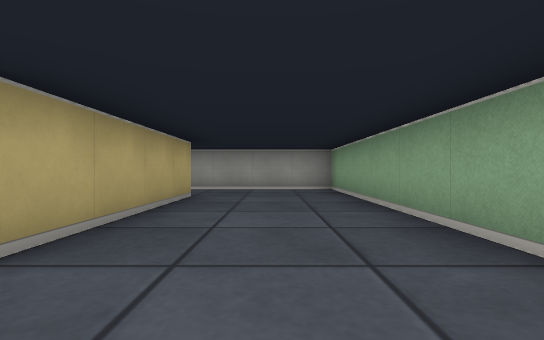
View 1 (above)

24 first-person views from a walk through a cub3D ray-caster map. The camera is about half as high as the walls, looks level and sees 85° across. The floor is counted in squares. Each view is taken from the middle of a square. On the plan, view 1 faces up. The plan holds only what a view shows up to about 9 squares ahead; the rest is blank.

View 2
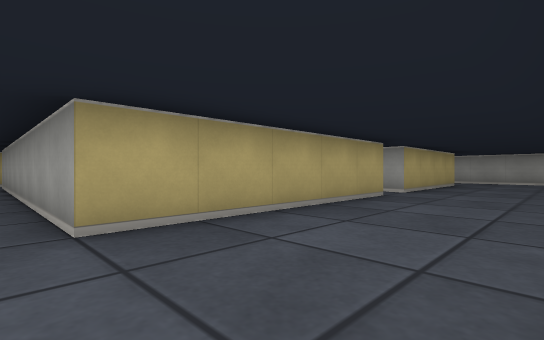

View 3
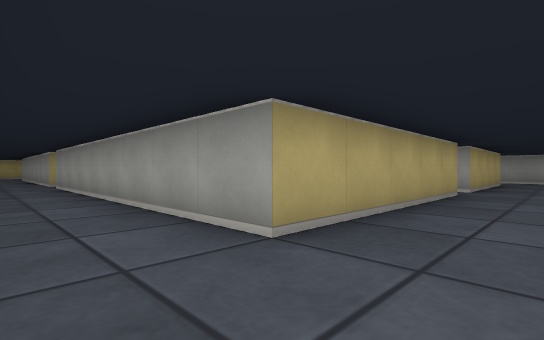

View 4
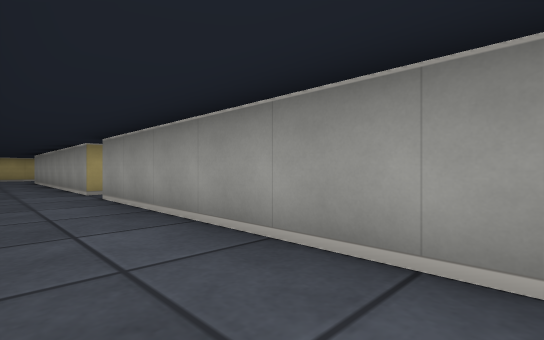

View 5
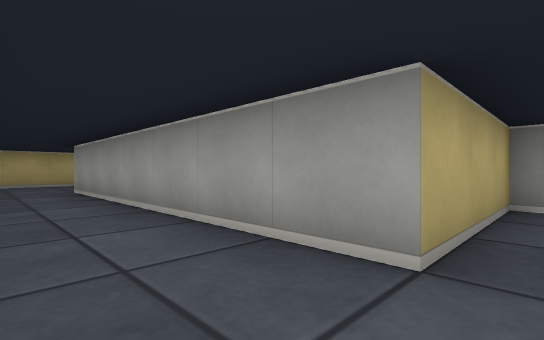

View 6
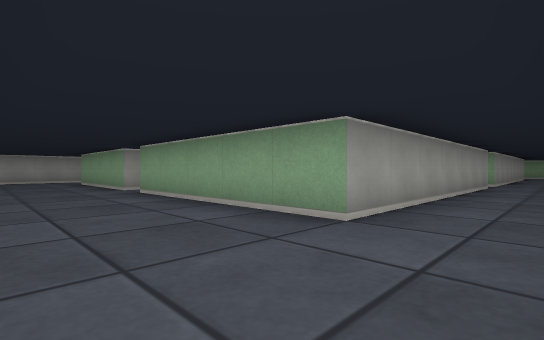

View 7
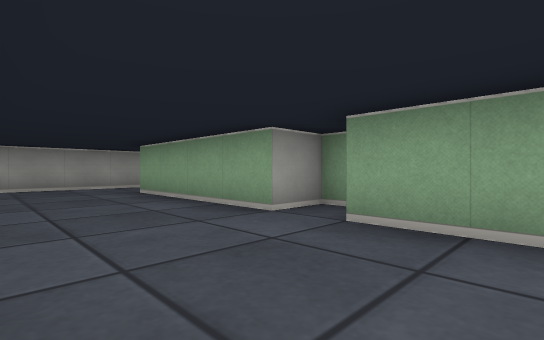

View 8
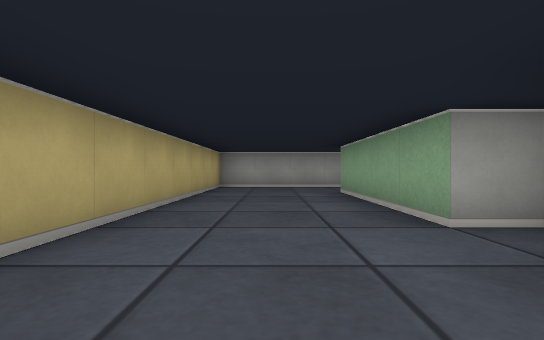

View 9
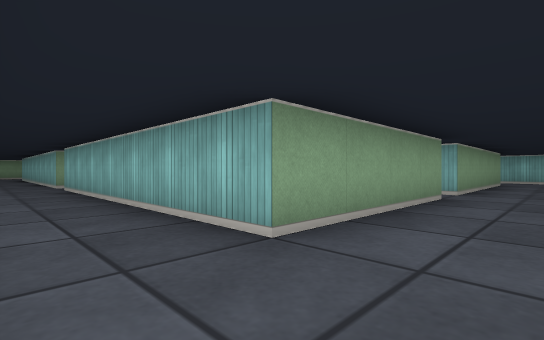

View 10
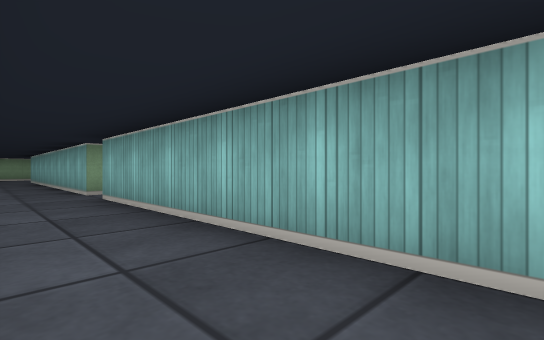

View 11
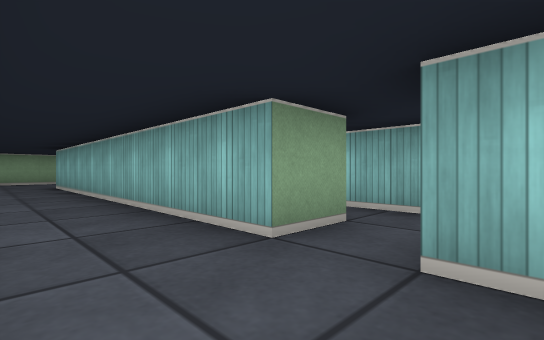

View 12
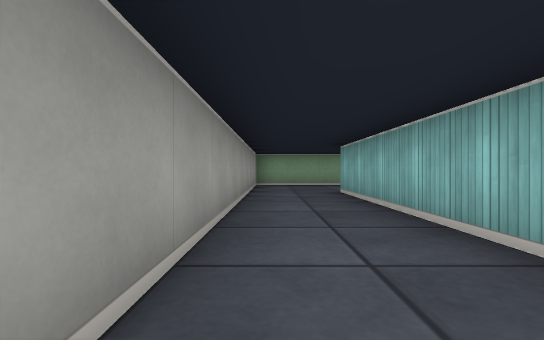

View 13
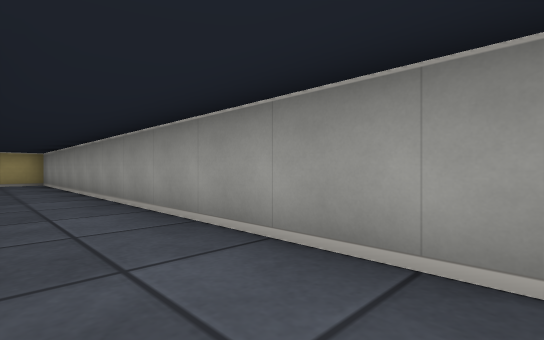

View 14
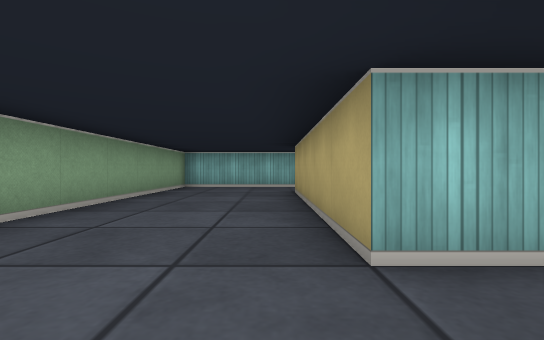

View 15
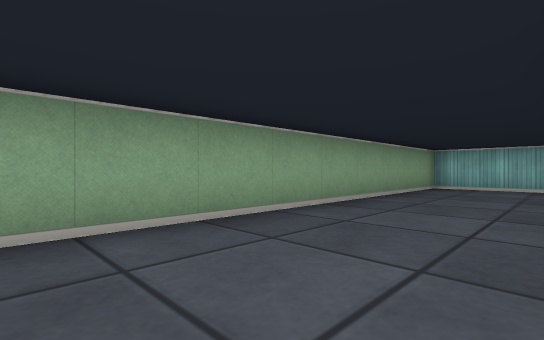

View 16
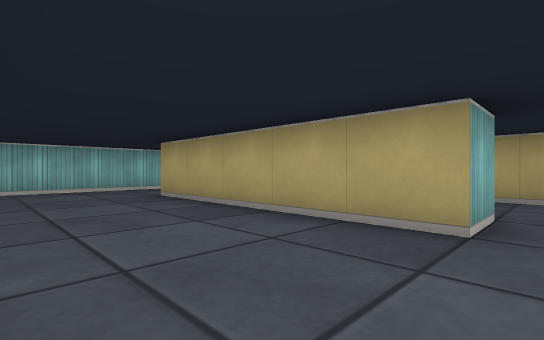

View 17
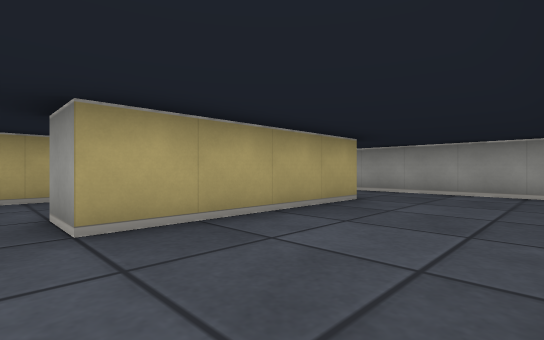

View 18
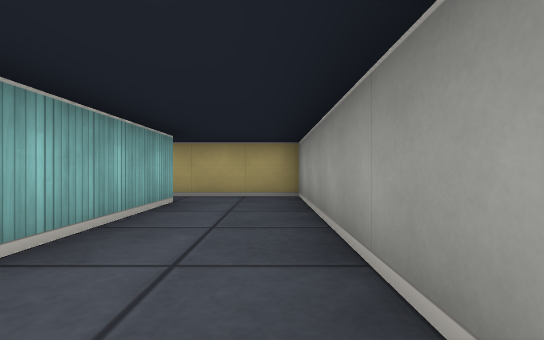

View 19
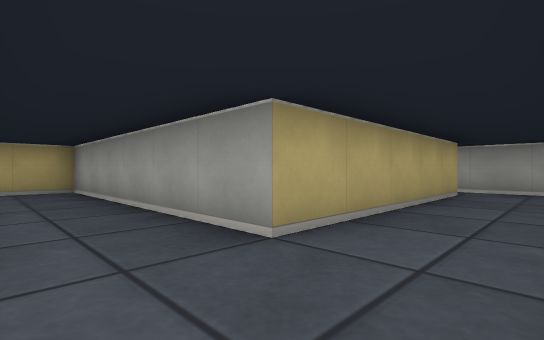

View 20
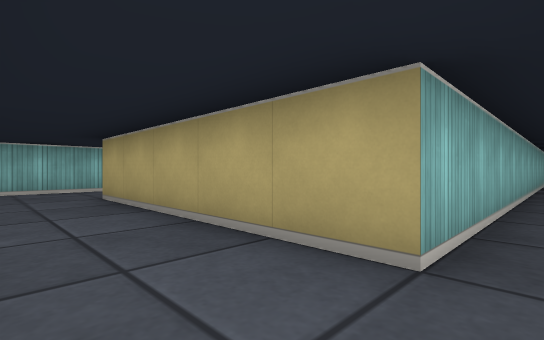

View 21
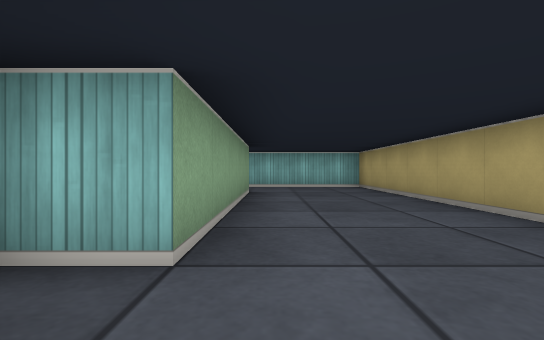

View 22
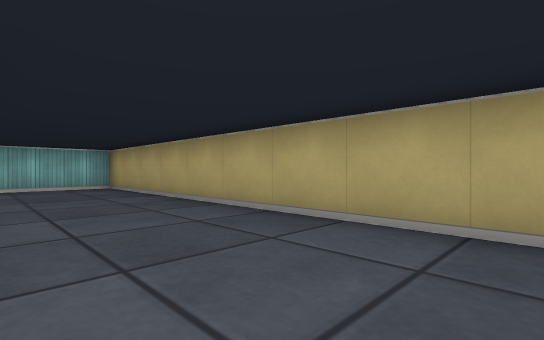

View 23
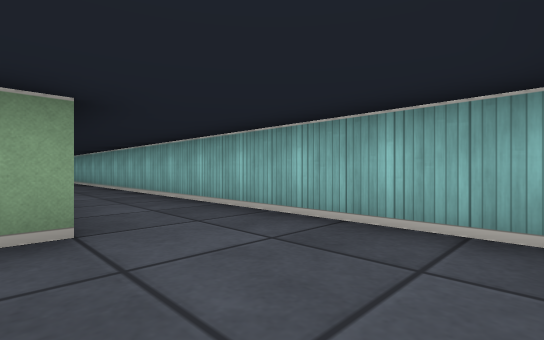

View 24
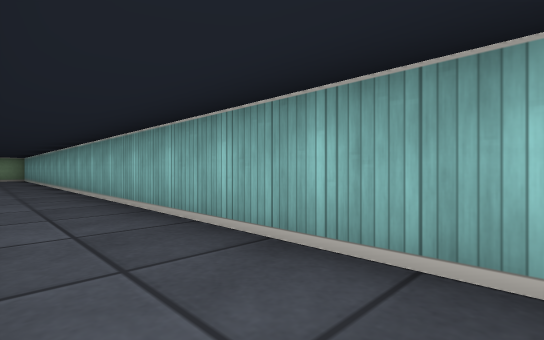

### Floor plan
Points are (right, up) in squares from view 1. A wall is a line through its corners. A room is listed if a view was taken in it or the views show most of it. See-through windows are left out.
Room 1 (views 1, 2, 3, 4, 5, 6, 7, 8, 9, 10, 11, 12, 13, 14, 15, 16, 17, 21, 22, 23, 24)
walls: (-9.5, 4.4) (-9.5, 5.5) (-1.5, 5.5) (-1.5, 1.5) (-2.5, 1.5); (-9, 7.5) (-20.5, 7.5) (-20.5, -6.5) (1.5, -6.5) (1.5, 7.5) (-7.5, 7.5); (-16.5, 1) (-16.5, 1.5) (-17.5, 1.5) (-17.5, 5.5) (-10.5, 5.5); (-10.5, -3.5) (-10.5, -4.5) (-17.5, -4.5) (-17.5, 0.5) (-16.6, 0.5); (-2.5, 0.5) (-1.5, 0.5) (-1.5, -4.5) (-9.5, -4.5)
ways out: opening at (-10, -4) to room 2; opening at (-10, 5) to room 3; opening at (-2, 1) to room 4
Room 2 (views 18, 19)
walls: (-5.1, -3.5) (-3.2, -3.5); (-4.5, 0.5) (-4.5, -1.5) (-10.5, -1.5) (-10.5, -3.5); (-9.5, -3.5) (-6.6, -3.5)
ways out: opening at (-10, -4) to room 1; opening at (-3.5, -0.5) to room 4
Room 3 (view 20)
walls: (-14.1, 3.5) (-4.5, 3.5); (-3.2, 4.5) (-4.8, 4.5)
ways out: opening at (-10, 5) to room 1; opening at (-3.5, 2.5) to room 4
Room 4 (no view inside)
walls: (-4.5, 3.5) (-4.5, 0.5)
ways out: opening at (-2, 1) to room 1; opening at (-3.5, -0.5) to room 2; opening at (-3.5, 2.5) to room 3

Positions as (right, up) in squares from view 1, and headings:
1: (0, 0), facing up
2: (1, -5), facing up-left
3: (0, -6), facing up-left
4: (-4, -6), facing up-left
5: (-10, -6), facing up-left
6: (-20, -6), facing up-right
7: (-20, -1), facing up-right
8: (-19, -1), facing up
9: (-19, 7), facing down-right
10: (-16, 7), facing down-right
11: (-11, 7), facing down-right
12: (-8, 7), facing right
13: (-9, 6), facing up-left
14: (-1, 2), facing down
15: (-1, 2), facing down-right
16: (1, 1), facing down-left
17: (1, 1), facing up-left
18: (-5, -2), facing left
19: (-3, -3), facing up-left
20: (-3, 4), facing down-left
21: (-18, 2), facing down
22: (-18, 2), facing down-left
23: (-20, -4), facing down-right
24: (-15, -5), facing down-right
